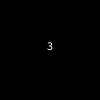
Frame 1 (no input)
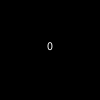
Frame 2 (the mouse pressed at the canvas centre, redrawn once)

The Processing sketch that drew these frames (run headless with seeded random() and noise(); the mouse was pressed at the canvas centre and the sketch redrawn once):

// Processing sketch: functionReturnValueLarger5
// ── functionReturnValueLarger5.pde
void setup() {
  noLoop();
  textAlign(CENTER);
}

void draw() {
  background(0);
  
  //INITIALISE ARRAY
  int [] ranNum = new int[7];

  for (int i = 0; i<ranNum.length; i++) {
    ranNum[i] = int(random(10));
  }
  println(ranNum);
  
  //DISPLAY HOW MANY VALUES ARE BIGGER THAN 5
  text(findLarger5(ranNum), width/2, height/2);
}

int findLarger5(int [] numArray) {
  int noLarge5 = 0;

  for (int i = 0; i<numArray.length; i++) {
    if (numArray[i]>5) {
      noLarge5++;
    }
  }
  return noLarge5;
}
